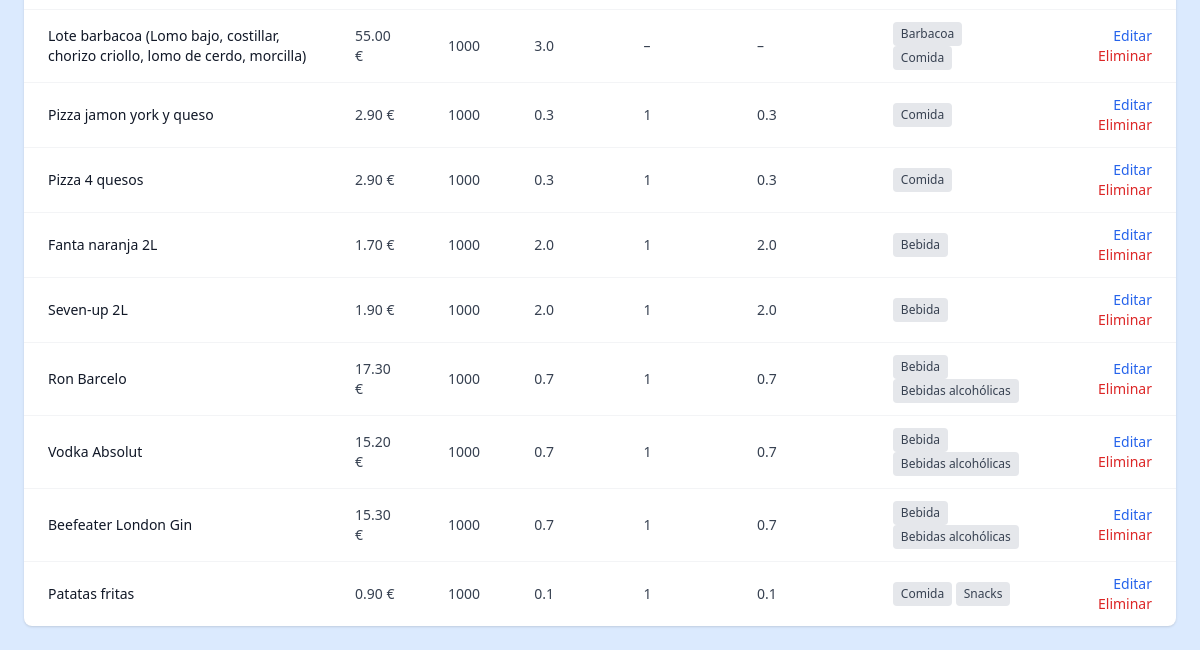
The app's page /product/list/ (lower part), older data.
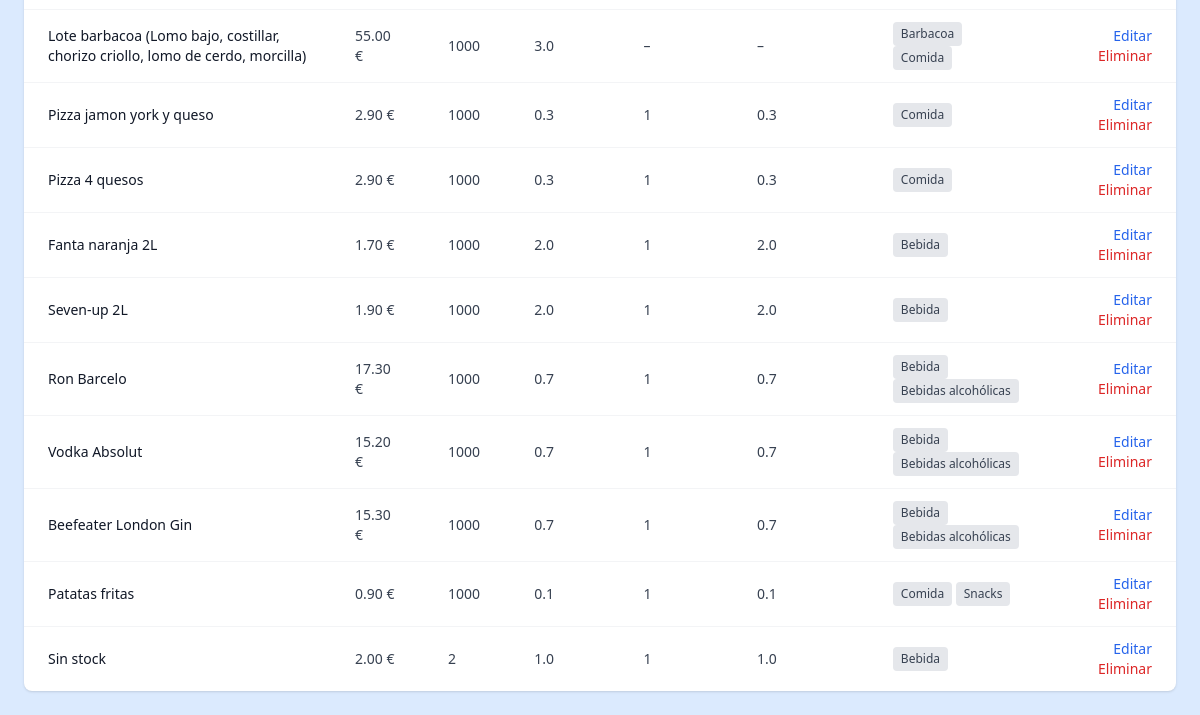
The same page, newer data.
### core/models/product.py (models this page shows, shortened)
class Product(models.Model):
    name = models.TextField(max_length=100, help_text="Nombre del producto")
    price = models.DecimalField(max_digits=6, decimal_places=2, help_text="Precio del producto")
    stock = models.PositiveIntegerField(default=0, help_text="Cantidad disponible en el inventario")
    categories = models.ManyToManyField(Category, related_name='products')
    image = models.ImageField(upload_to='product_images/', blank=True, null=True, help_text="Imagen del producto")
    weight_kg = models.FloatField(
        null=True, blank=True,
        help_text="Peso total o capacidad del paquete del producto (en kilogramos o Litros). Ej: 0.5 para 500 gramos"
    )
    units = models.PositiveIntegerField(
        null=True, blank=True,
        help_text="Cantidad de unidades individuales que contiene el paquete. Ej: 6 para un pack de 6 latas"
    )
    weight_per_unit_kg = models.FloatField(
        null=True, blank=True,
        help_text="Peso o capacidad de una unidad del producto, si aplica (en kilogramos o litros). Ej: 0.33 para una lata de 330 ml"
    )
    description = models.TextField(
        blank=True,
        help_text="Descripción del producto (ingredientes, uso, etc.) para ayudar a OpenAI a planificar mejor"
    )
    @property
    def estimated_weight_per_unit(self):
        if self.weight_per_unit_kg:
            return self.weight_per_unit_kg
        if self.weight_kg and self.units:
            return round(self.weight_kg / self.units, 3)
        return None
    @property
    def estimated_total_weight(self):
        if self.weight_kg:
            return self.weight_kg
        if self.weight_per_unit_kg and self.units:
            return round(self.weight_per_unit_kg * self.units, 3)
        return None

### core/models/category.py (models this page shows, shortened)
class Category(models.Model):
    name = models.CharField(max_length=100, primary_key=True)
    parent = models.ForeignKey(
        'self', null=True, blank=True,
        on_delete=models.CASCADE,
        related_name='children'
    )

### core/views.py (the view)
# urls.py: path('product/list/', product_list_view, name='product_list_view'),
def product_list_view(request):
    search = request.GET.get("search", "")
    items = Product.objects.all()
    if search:
        items = items.filter(name__icontains=search)
    if request.headers.get("HX-Request") == "true":
        return render(request, "core/parts/product_table.html", {"items": items})
    return render(request, "core/product/product_list.html", {"items": items})

### core/templates/core/product/product_list.html (shortened to what this page needs)
{% extends "base.html" %}
{% block content %}
<div id="product-table">
  {% include "core/parts/product_table.html" %}
</div>
{% endblock %}

### core/templates/core/parts/product_table.html (shortened to what this page needs)
<div class="overflow-x-auto bg-white shadow rounded-lg">
    <table class="min-w-full divide-y divide-gray-200 text-sm">
        <tbody class="divide-y divide-gray-100">
          {% for item in items %}
            <tr
                class="hover:bg-gray-50 transition cursor-pointer"
                onclick="window.location.href='{% url 'product_detail' item.pk %}'"
            >
              <td class="px-6 py-3 font-medium text-gray-900">{{ item.name }}</td>
              <td class="px-6 py-3 text-gray-700">{{ item.price }} €</td>
              <td class="px-6 py-3 text-gray-700">{{ item.stock }}</td>
              <td class="px-6 py-3 text-gray-700">
                {{ item.estimated_total_weight|default:"–" }}
              </td>
              <td class="px-6 py-3 text-gray-700">
                {{ item.units|default:"–" }}
              </td>
              <td class="px-6 py-3 text-gray-700">
                {{ item.estimated_weight_per_unit|default:"–" }}
              </td>
              <td class="px-6 py-3 text-gray-700">
                {% for cat in item.categories.all %}
                  <span class="inline-block bg-gray-200 text-xs px-2 py-1 rounded">{{ cat.name }}</span>
                {% empty %}
                  <span class="text-gray-400 text-xs">Ninguna</span>
                {% endfor %}
              </td>
              <td class="px-6 py-3 text-right space-x-2" onclick="event.stopPropagation()">
                <a href="{% url 'product_edit' item.pk %}" class="text-blue-600 hover:underline"> Editar</a>
                <form action="{% url 'product_delete' item.pk %}" method="POST" class="inline" onsubmit="return confirm('¿Eliminar este producto?');">
                  <button type="submit" class="text-red-600 hover:underline">️ Eliminar</button>
                </form>
              </td>
            </tr>
          {% empty %}
            <tr>
              <td colspan="8" class="px-6 py-4 text-center text-gray-500">No hay productos registrados.</td>
            </tr>
          {% endfor %}
        </tbody>
      </table>
  </div>

Row changes from the older to the newer data that the page shows:
added Product: name "Sin stock", price "2.00", stock "2", estimated_total_weight "1.0", units "1", estimated_weight_per_unit "1.0", Category (name "Bebida")
